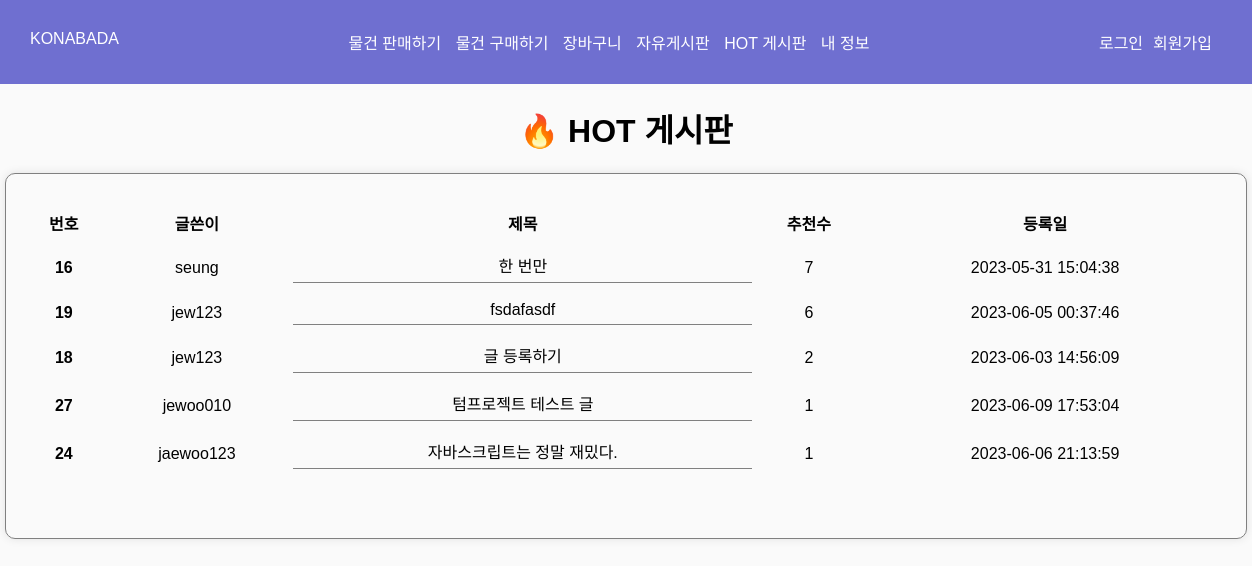
The page /course/hotboard.php on the database its author committed.
### tables this page shows
CREATE TABLE `board` (
  `bid` int(11) NOT NULL,
  `userid` varchar(45) DEFAULT NULL,
  `subject` varchar(245) DEFAULT NULL,
  `content` text DEFAULT NULL,
  `regdate` datetime DEFAULT current_timestamp(),
  `modifydate` datetime DEFAULT NULL,
  `status` tinyint(1) DEFAULT 1,
  `parent_id` int(11) DEFAULT NULL,
  `likes` int(11) NOT NULL DEFAULT 0
);

### course/hotboard.php (the view, shortened to what this page needs)
<?php
include $_SERVER["DOCUMENT_ROOT"]."/course/components/header.php";
$sql = "select * from board where 1=1";
$sql .= " and status=1";
$sql .= $search_where;
$order = " order by bid desc";
$query = $sql.$order;
$result = $mysqli->query($query) or die("query error => ".$mysqli->error);
while($rs = $result->fetch_object()){
    $rsc[]=$rs;
}
?>
<head>
    <link href="css/navbar.css" rel="stylesheet">
    <link href="css/board.css" rel="stylesheet">
</head>
<body>
    <div class="navbar">
        <div class="nav-container">
            <div class=logo>
                <a href="/course/index.php">KONABADA</a>
            </div>
            <div class="function">
                <a href="/course/sell.php">물건 판매하기</a>
                <a href="/course/items.php">물건 구매하기</a>
                <a href="/course/cart.php">장바구니</a>
                <a href="/course/board.php">자유게시판</a>
                <a href="/course/hotboard.php">HOT 게시판</a>
                <a href="/course/mypage.php">내 정보</a>
            </div>
            <div class="login">
                <?php if (!isset($_SESSION['UID'])) { ?>
                <a href="/course/member/login.php">로그인</a>
                <a href="/course/member/signup.php">회원가입</a>
                <?php } else { ?>
                <a href="/course/member/logout.php">로그아웃</a>
                <?php } ?>
            </div>
        </div>
    </div>
    <h1>🔥 HOT 게시판</h1>
    <div class="board-wrapper-hot">
        <table class="table">
            <thead>
                <tr>
                    <th scope="col">번호</th>
                    <th scope="col">글쓴이</th>
                    <th scope="col">제목</th>
                    <th scope="col">추천수</th>
                    <th scope="col">등록일</th>
                </tr>
            </thead>
            <tbody>
                <?php
                usort($rsc, "cmp");
                    for($i=0; $i<count($rsc); $i++){
                    if($i==5) break;
                ?>
                <tr>
                    <th scope="row"><?php echo $rsc[$i]->bid?></th>
                    <td><?php echo $rsc[$i]->userid?></td>
                    <td><a class="post"
                            href="/course/boardView.php?bid=<?php echo $rsc[$i]->bid?>"><?php echo $rsc[$i]->subject?></a>
                    </td>
                    <td><?php echo $rsc[$i]->likes?></td>
                    <td><?php echo $rsc[$i]->regdate?></td>
                </tr>
                <?php
                }
                ?>
            </tbody>
        </table>
    </div>
</body>

### course/css/navbar.css (style rules this page uses)
body { background-color: white; }
.nav-container { margin: 0 auto; padding: 20px; display: flex; justify-content: space-between; }
.navbar { background-color: rgb(111, 111, 208); color: #fff; padding: 10px; }
.navbar a { color: #fff; text-decoration: none; margin-right: 10px; }
.login { display: flex; justify-content: space-between; align-items: center; }

### course/css/board.css (style rules this page uses)
body { font-family: Arial, sans-serif; margin: 0; padding: 0; background-color: #fafafa; }
.board-wrapper-hot { padding-top: 100px; margin: 0 auto; width: 1200px; border: 0.5px solid grey; display: flex; flex-direction: column; box-shadow: 0 0 10px rgba(0, 0, 0, 0.1); border-radius: 10px; padding: 20px; }
table { border-collapse: separate; border-spacing: 0 1em; text-align: center; }
thead { border-bottom: 0.5px solid gray; }
h1 { text-align: center; }
.post { display: flex; justify-content: center; padding-bottom: 5px; border-bottom: 0.5px solid grey; text-decoration: none; color: black; }

### rows shown on the page
board: bid "16", userid "seung", subject "한 번만", likes "7", regdate "2023-05-31 15:04:38"
board: bid "19", userid "jew123", subject "fsdafasdf", likes "6", regdate "2023-06-05 00:37:46"
board: bid "18", userid "jew123", subject "글 등록하기", likes "2", regdate "2023-06-03 14:56:09"
board: bid "27", userid "jewoo010", subject "텀프로젝트 테스트 글", likes "1", regdate "2023-06-09 17:53:04"
board: bid "24", userid "jaewoo123", subject "자바스크립트는 정말 재밌다.", likes "1", regdate "2023-06-06 21:13:59"
